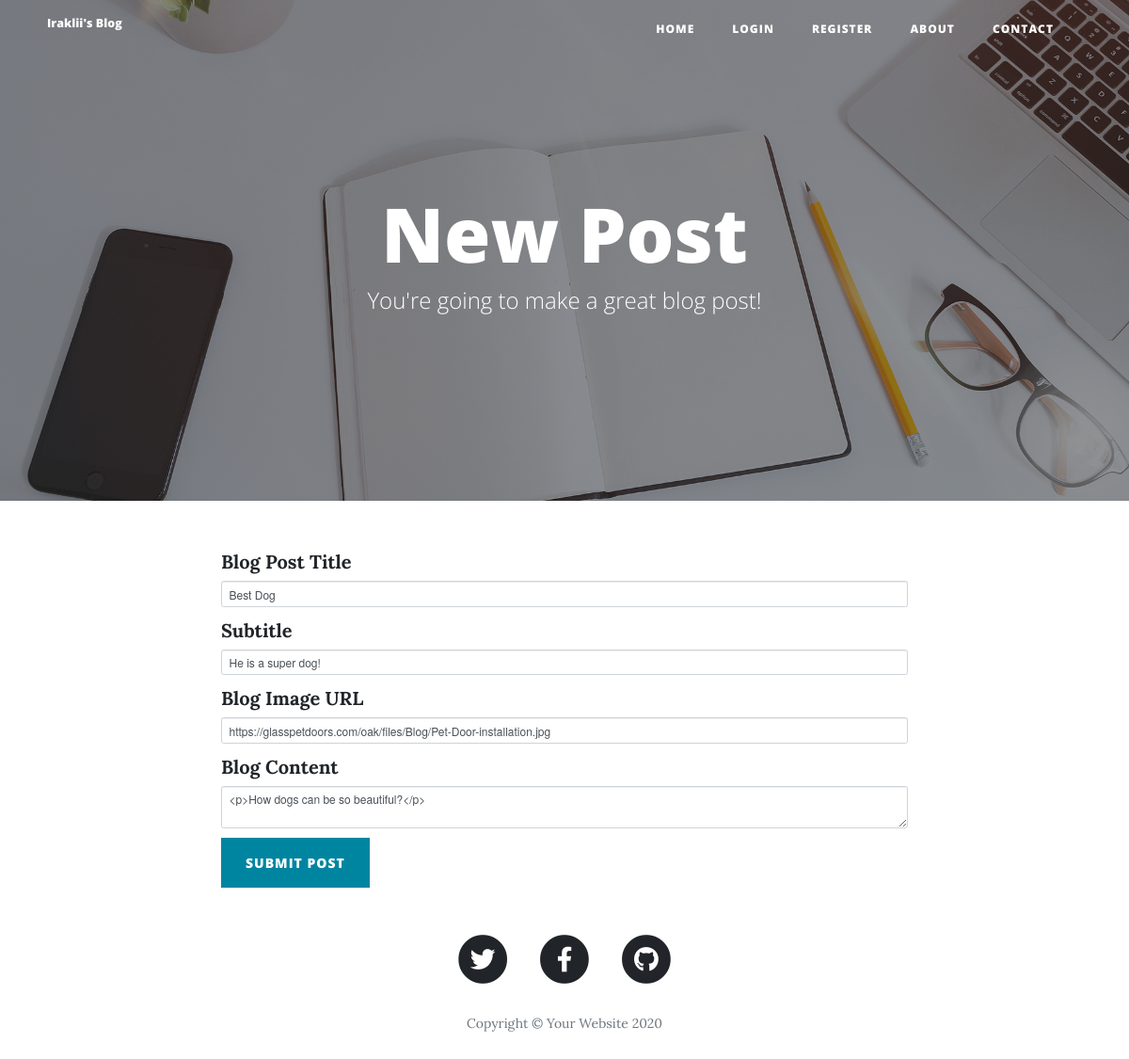
Before: /edit-post/1 (signed in) with the older database file.
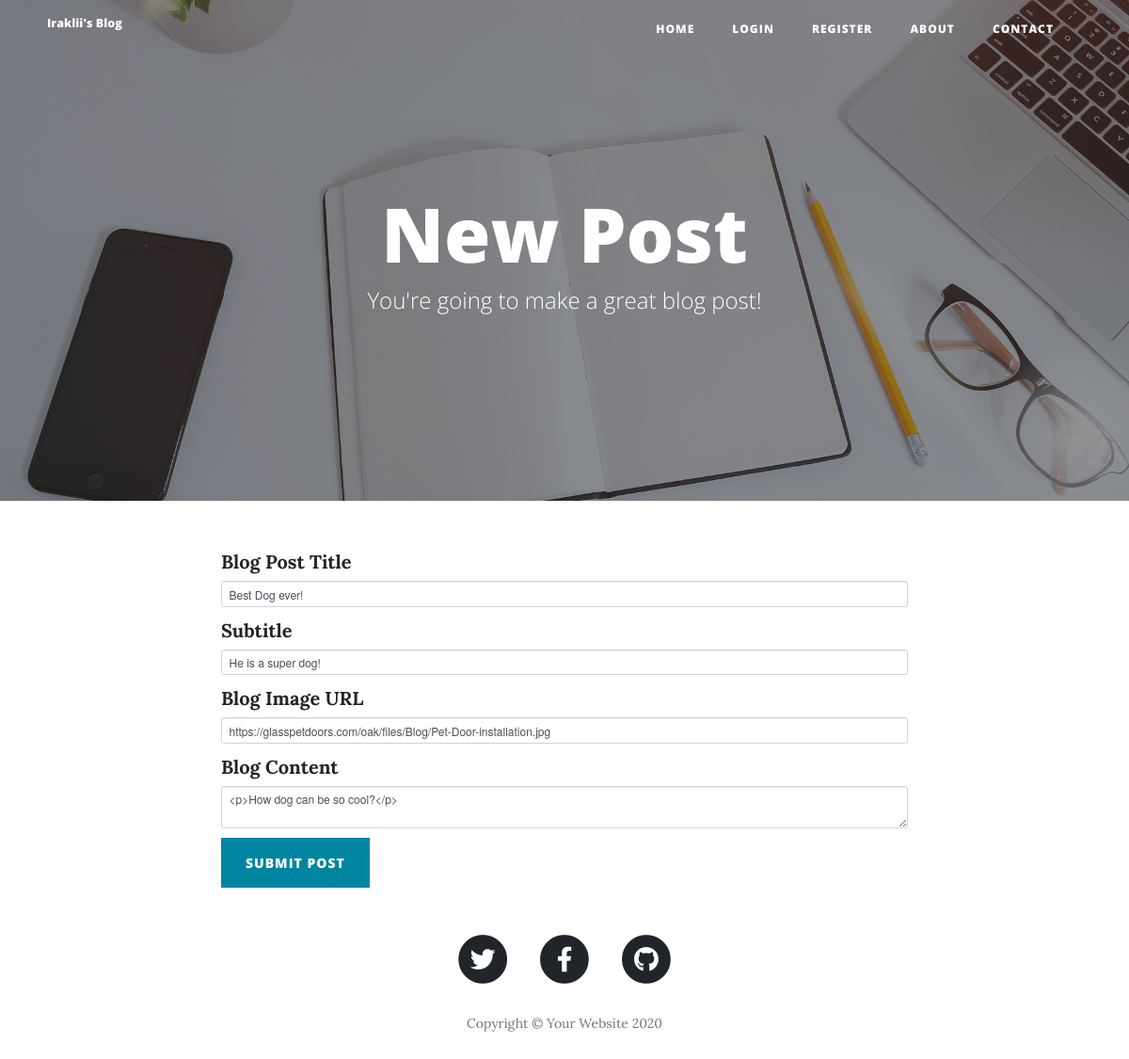
After: the same page with the newer database file.
### main.py (models this page shows)
class BlogPost(db.Model):
    __tablename__ = "blog_posts"
    id = db.Column(db.Integer, primary_key=True)
    author_id = db.Column(db.Integer, db.ForeignKey('user.id'))
    author = relationship('User', back_populates="posts")
    title = db.Column(db.String(250), unique=True, nullable=False)
    subtitle = db.Column(db.String(250), nullable=False)
    date = db.Column(db.String(250), nullable=False)
    body = db.Column(db.Text, nullable=False)
    img_url = db.Column(db.String(250), nullable=False)
    comments_of_post = relationship('Comment', back_populates='post')

### main.py (the view, shortened to what this page needs)
@app.route("/edit-post/<int:post_id>")
@admin_only
def edit_post(post_id):
    post = BlogPost.query.get(post_id)
    edit_form = CreatePostForm(
        title=post.title,
        subtitle=post.subtitle,
        img_url=post.img_url,
        author=post.author,
        body=post.body
    )
    return render_template("make-post.html", form=edit_form)

### forms.py
class CreatePostForm(FlaskForm):
    title = StringField("Blog Post Title", validators=[DataRequired()])
    subtitle = StringField("Subtitle", validators=[DataRequired()])
    img_url = StringField("Blog Image URL", validators=[DataRequired(), URL()])
    body = CKEditorField("Blog Content", validators=[DataRequired()])
    submit = SubmitField("Submit Post")

### main.py (called while the page is built)
@login_manager.user_loader
def load_user(user_id):
    return User.query.get(user_id)

def admin_only(function):
    @wraps(function)
    def wrapper_function(*args, **kwargs):
        if current_user.id != 1:
            return abort(403)
        return function(*args, **kwargs)
    return wrapper_function

### templates/make-post.html (shortened to what this page needs)
{% extends 'bootstrap/base.html' %}
{% import "bootstrap/wtf.html" as wtf %}
{% block content %}
{% include "header.html" %}
  <header class="masthead" style="background-image: url('{{ url_for('static', filename='img/edit-bg.jpg')}}')">
    <div class="overlay"></div>
    <div class="container">
      <div class="row">
        <div class="col-lg-8 col-md-10 mx-auto">
          <div class="page-heading">
            {% if is_edit: %}
            <h1>Edit Post</h1>
            {% else: %}
            <h1>New Post</h1>
            {% endif %}
            <span class="subheading">You're going to make a great blog post!</span>
          </div>
        </div>
      </div>
    </div>
  </header>
  <div class="container">
    <div class="row">
      <div class="col-lg-8 col-md-10 mx-auto">
        {{ wtf.quick_form(form, novalidate=True, button_map={"submit": "primary"}) }}
      </div>
    </div>
  </div>
{% include "footer.html" %}
{% endblock %}

### templates/header.html (shortened to what this page needs)
<!DOCTYPE html>
<html lang="en">
<head>
  <link href="{{ url_for('static', filename='vendor/bootstrap/css/bootstrap.min.css') }}" rel="stylesheet">
  <link href="{{ url_for('static', filename='vendor/fontawesome-free/css/all.min.css')}}" rel="stylesheet" type="text/css">
  <link href="{{ url_for('static', filename='css/clean-blog.min.css')}}" rel="stylesheet">
</head>
<body>
  <nav class="navbar navbar-expand-lg navbar-light fixed-top" id="mainNav">
    <div class="container">
      <a class="navbar-brand" href="{{url_for('get_all_posts')}}">Iraklii's Blog</a>
      <div class="collapse navbar-collapse" id="navbarResponsive">
        <ul class="navbar-nav ml-auto">
          <li class="nav-item">
            <a class="nav-link" href="{{ url_for('get_all_posts') }}">Home</a>
          </li>
        {% if not logged_in: %}
          <li class="nav-item">
            <a class="nav-link" href="{{ url_for('login') }}">Login</a>
          </li>
          <li class="nav-item">
            <a class="nav-link" href="{{ url_for('register') }}">Register</a>
          </li>
        {% endif %}
          <li class="nav-item">
            <a class="nav-link" href="{{ url_for('about') }}">About</a>
          </li>
          <li class="nav-item">
            <a class="nav-link" href="{{ url_for('contact') }}">Contact</a>
          </li>
        </ul>
      </div>
    </div>
  </nav>

### templates/footer.html (shortened to what this page needs)
  <footer>
    <div class="container">
      <div class="row">
        <div class="col-lg-8 col-md-10 mx-auto">
          <ul class="list-inline text-center">
            <li class="list-inline-item">
              <a href="#">
                <span class="fa-stack fa-lg">
                  <i class="fas fa-circle fa-stack-2x"></i>
                  <i class="fab fa-twitter fa-stack-1x fa-inverse"></i>
                </span>
              </a>
            </li>
            <li class="list-inline-item">
              <a href="#">
                <span class="fa-stack fa-lg">
                  <i class="fas fa-circle fa-stack-2x"></i>
                  <i class="fab fa-facebook-f fa-stack-1x fa-inverse"></i>
                </span>
              </a>
            </li>
            <li class="list-inline-item">
              <a href="#">
                <span class="fa-stack fa-lg">
                  <i class="fas fa-circle fa-stack-2x"></i>
                  <i class="fab fa-github fa-stack-1x fa-inverse"></i>
                </span>
              </a>
            </li>
          </ul>
          <p class="copyright text-muted">Copyright &copy; Your Website 2020</p>
        </div>
      </div>
    </div>
  </footer>
</body>
</html>

Changed rows visible on the page:
changed BlogPost "He is a super dog!": title "Best Dog" → "Best Dog ever!"; body "<p>How dogs can be so beautiful?</p>" → "<p>How dog can be so cool?</p>"
